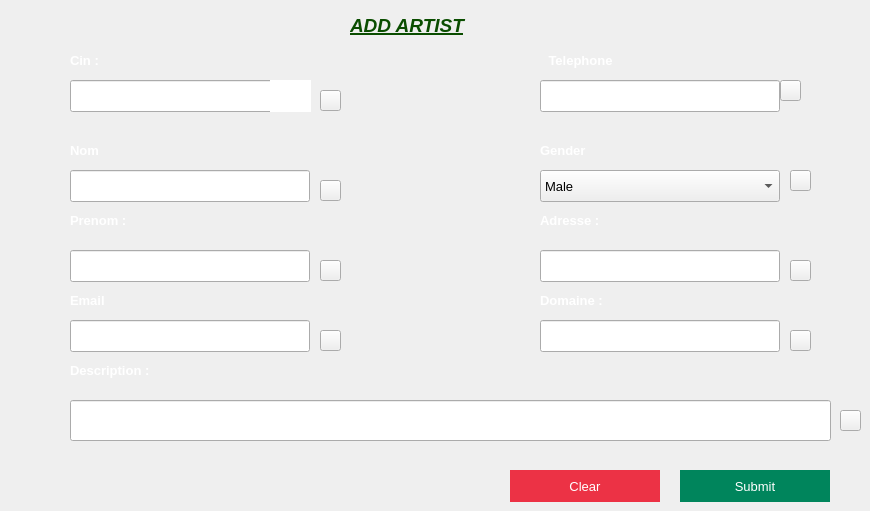
      <widget class="QWidget" name="page_8">
       <property name="styleSheet">
        <string notr="true">#page_8 {
background: rgba(0, 0, 0, 0.0);

}</string>
       </property>
       <widget class="QLabel" name="id_8">
        <property name="geometry">
         <rect>
          <x>70</x>
          <y>290</y>
          <width>141</width>
          <height>21</height>
         </rect>
        </property>
        <property name="font">
         <font>
          <pointsize>10</pointsize>
          <weight>75</weight>
          <bold>true</bold>
         </font>
        </property>
        <property name="text">
         <string>&lt;html&gt;&lt;head/&gt;&lt;body&gt;&lt;p&gt;&lt;span style=&quot; color:#ffffff;&quot;&gt;Email&lt;/span&gt;&lt;/p&gt;&lt;/body&gt;&lt;/html&gt;</string>
        </property>
       </widget>
       <widget class="QPushButton" name="pushButton_6">
        <property name="geometry">
         <rect>
          <x>510</x>
          <y>470</y>
          <width>150</width>
          <height>32</height>
         </rect>
        </property>
        <property name="font">
         <font>
          <pointsize>10</pointsize>
         </font>
        </property>
        <property name="cursor">
         <cursorShape>PointingHandCursor</cursorShape>
        </property>
        <property name="focusPolicy">
         <enum>Qt::TabFocus</enum>
        </property>
        <property name="styleSheet">
         <string notr="true">#pushButton_6
{
	background:#EC3245;
	border:none;
	color:white;
}

#pushButton_6:hover
{
	background:#2d2d2d;
	border:2px solid #EC3245;
	color:#EC3245;
}</string>
        </property>
        <property name="text">
         <string>Clear</string>
        </property>
       </widget>
       <widget class="QPushButton" name="pushButton_5">
        <property name="geometry">
         <rect>
          <x>680</x>
          <y>470</y>
          <width>150</width>
          <height>32</height>
         </rect>
        </property>
        <property name="font">
         <font>
          <pointsize>10</pointsize>
         </font>
        </property>
        <property name="cursor">
         <cursorShape>PointingHandCursor</cursorShape>
        </property>
        <property name="focusPolicy">
         <enum>Qt::TabFocus</enum>
        </property>
        <property name="styleSheet">
         <string notr="true">#pushButton_5
{
	background:#00855C;
	border:none;
	color:white;
}

#pushButton_5:hover
{
	background:#2D2D2D;
	border:2px solid #00855C;
	color:#00855C;
}</string>
        </property>
        <property name="text">
         <string>Submit</string>
        </property>
       </widget>
       <widget class="QLineEdit" name="cin">
        <property name="geometry">
         <rect>
          <x>70</x>
          <y>80</y>
          <width>240</width>
          <height>32</height>
         </rect>
        </property>
        <property name="font">
         <font>
          <family>Arial</family>
          <pointsize>10</pointsize>
         </font>
        </property>
        <property name="styleSheet">
         <string notr="true">#empName
{
	background:white;
	color:black;
	border:none;
	padding-left:6px;
}</string>
        </property>
       </widget>
       <widget class="QLabel" name="id_4">
        <property name="geometry">
         <rect>
          <x>70</x>
          <y>210</y>
          <width>141</width>
          <height>21</height>
         </rect>
        </property>
        <property name="font">
         <font>
          <pointsize>10</pointsize>
          <weight>75</weight>
          <bold>true</bold>
         </font>
        </property>
        <property name="text">
         <string>&lt;html&gt;&lt;head/&gt;&lt;body&gt;&lt;p&gt;&lt;span style=&quot; color:#ffffff;&quot;&gt;Prenom :&lt;/span&gt;&lt;/p&gt;&lt;/body&gt;&lt;/html&gt;</string>
        </property>
       </widget>
       <widget class="QLineEdit" name="mail">
        <property name="geometry">
         <rect>
          <x>70</x>
          <y>320</y>
          <width>240</width>
          <height>32</height>
         </rect>
        </property>
        <property name="font">
         <font>
          <family>Arial</family>
          <pointsize>10</pointsize>
         </font>
        </property>
        <property name="styleSheet">
         <string notr="true">#empEmail
{
	background:white;
	color:black;
	border:none;
	padding-left:6px;
}</string>
        </property>
       </widget>
       <widget class="QLabel" name="id_6">
        <property name="geometry">
         <rect>
          <x>510</x>
          <y>50</y>
          <width>141</width>
          <height>21</height>
         </rect>
        </property>
        <property name="font">
         <font>
          <pointsize>10</pointsize>
          <weight>75</weight>
          <bold>true</bold>
         </font>
        </property>
        <property name="text">
         <string>&lt;html&gt;&lt;head/&gt;&lt;body&gt;&lt;p align=&quot;center&quot;&gt;&lt;span style=&quot; color:#ffffff;&quot;&gt;Telephone&lt;/span&gt;&lt;/p&gt;&lt;/body&gt;&lt;/html&gt;</string>
        </property>
       </widget>
       <widget class="QLineEdit" name="nom_2">
        <property name="geometry">
         <rect>
          <x>70</x>
          <y>170</y>
          <width>240</width>
          <height>32</height>
         </rect>
        </property>
        <property name="font">
         <font>
          <family>Arial</family>
          <pointsize>10</pointsize>
         </font>
        </property>
        <property name="styleSheet">
         <string notr="true">#empFather
{
	background:white;
	color:black;
	border:none;
	padding-left:6px;
}</string>
        </property>
       </widget>
       <widget class="QLineEdit" name="description">
        <property name="geometry">
         <rect>
          <x>70</x>
          <y>400</y>
          <width>761</width>
          <height>41</height>
         </rect>
        </property>
        <property name="font">
         <font>
          <family>Arial</family>
          <pointsize>10</pointsize>
         </font>
        </property>
        <property name="styleSheet">
         <string notr="true">#empAddress
{
	background:white;
	color:black;
	border:none;
	padding-left:6px;
}</string>
        </property>
       </widget>
       <widget class="QLabel" name="id_7">
        <property name="geometry">
         <rect>
          <x>70</x>
          <y>360</y>
          <width>141</width>
          <height>21</height>
         </rect>
        </property>
        <property name="font">
         <font>
          <pointsize>10</pointsize>
          <weight>75</weight>
          <bold>true</bold>
         </font>
        </property>
        <property name="text">
         <string>&lt;html&gt;&lt;head/&gt;&lt;body&gt;&lt;p&gt;&lt;span style=&quot; color:#ffffff;&quot;&gt;Description :&lt;/span&gt;&lt;/p&gt;&lt;/body&gt;&lt;/html&gt;</string>
        </property>
       </widget>
       <widget class="QLabel" name="id_5">
        <property name="geometry">
         <rect>
          <x>540</x>
          <y>140</y>
          <width>141</width>
          <height>21</height>
         </rect>
        </property>
        <property name="font">
         <font>
          <pointsize>10</pointsize>
          <weight>75</weight>
          <bold>true</bold>
         </font>
        </property>
        <property name="text">
         <string>&lt;html&gt;&lt;head/&gt;&lt;body&gt;&lt;p&gt;&lt;span style=&quot; color:#ffffff;&quot;&gt;Gender&lt;/span&gt;&lt;/p&gt;&lt;/body&gt;&lt;/html&gt;</string>
        </property>
       </widget>
       <widget class="QLabel" name="id_3">
        <property name="geometry">
         <rect>
          <x>70</x>
          <y>140</y>
          <width>141</width>
          <height>21</height>
         </rect>
        </property>
        <property name="font">
         <font>
          <pointsize>10</pointsize>
          <weight>75</weight>
          <bold>true</bold>
         </font>
        </property>
        <property name="text">
         <string>&lt;html&gt;&lt;head/&gt;&lt;body&gt;&lt;p&gt;&lt;span style=&quot; color:#ffffff;&quot;&gt;Nom&lt;/span&gt;&lt;/p&gt;&lt;/body&gt;&lt;/html&gt;</string>
        </property>
       </widget>
       <widget class="QLabel" name="label_18">
        <property name="geometry">
         <rect>
          <x>350</x>
          <y>10</y>
          <width>151</width>
          <height>31</height>
         </rect>
        </property>
        <property name="font">
         <font>
          <family>Arial</family>
          <pointsize>12</pointsize>
          <weight>75</weight>
          <bold>true</bold>
         </font>
        </property>
        <property name="text">
         <string>&lt;!DOCTYPE HTML PUBLIC &quot;-//W3C//DTD HTML 4.0//EN&quot; &quot;http://www.w3.org/TR/REC-html40/strict.dtd&quot;&gt;
&lt;html&gt;&lt;head&gt;&lt;meta name=&quot;qrichtext&quot; content=&quot;1&quot; /&gt;&lt;style type=&quot;text/css&quot;&gt;
p, li { white-space: pre-wrap; }
&lt;/style&gt;&lt;/head&gt;&lt;body style=&quot; font-family:'Arial'; font-size:12pt; font-weight:600; font-style:normal;&quot;&gt;
&lt;p style=&quot; margin-top:12px; margin-bottom:12px; margin-left:0px; margin-right:0px; -qt-block-indent:0; text-indent:0px;&quot;&gt;&lt;span style=&quot; font-size:14pt; font-style:italic; text-decoration: underline; color:#0a4d00;&quot;&gt;ADD ARTIST&lt;/span&gt;&lt;/p&gt;&lt;/body&gt;&lt;/html&gt;</string>
        </property>
       </widget>
       <widget class="QLabel" name="id_2">
        <property name="geometry">
         <rect>
          <x>70</x>
          <y>50</y>
          <width>141</width>
          <height>21</height>
         </rect>
        </property>
        <property name="font">
         <font>
          <pointsize>10</pointsize>
          <weight>75</weight>
          <bold>true</bold>
         </font>
        </property>
        <property name="text">
         <string>&lt;html&gt;&lt;head/&gt;&lt;body&gt;&lt;p&gt;&lt;span style=&quot; color:#ffffff;&quot;&gt;Cin :&lt;/span&gt;&lt;/p&gt;&lt;/body&gt;&lt;/html&gt;</string>
        </property>
       </widget>
       <widget class="QComboBox" name="sexe">
        <property name="geometry">
         <rect>
          <x>540</x>
          <y>170</y>
          <width>240</width>
          <height>32</height>
         </rect>
        </property>
        <property name="font">
         <font>
          <family>Arial</family>
          <pointsize>10</pointsize>
         </font>
        </property>
        <property name="styleSheet">
         <string notr="true">#empGender
{
	background:white;
	color:black;
	border:none;
	padding-left:6px;
}</string>
        </property>
        <item>
         <property name="text">
          <string>Male</string>
         </property>
        </item>
        <item>
         <property name="text">
          <string>Female</string>
         </property>
        </item>
        <item>
         <property name="text">
          <string>Other</string>
         </property>
        </item>
       </widget>
       <widget class="QLineEdit" name="prenom">
        <property name="geometry">
         <rect>
          <x>70</x>
          <y>250</y>
          <width>240</width>
          <height>32</height>
         </rect>
        </property>
        <property name="font">
         <font>
          <family>Arial</family>
          <pointsize>10</pointsize>
         </font>
        </property>
        <property name="styleSheet">
         <string notr="true">#empFather
{
	background:white;
	color:black;
	border:none;
	padding-left:6px;
}</string>
        </property>
       </widget>
       <widget class="QLabel" name="id_9">
        <property name="geometry">
         <rect>
          <x>540</x>
          <y>210</y>
          <width>141</width>
          <height>21</height>
         </rect>
        </property>
        <property name="font">
         <font>
          <pointsize>10</pointsize>
          <weight>75</weight>
          <bold>true</bold>
         </font>
        </property>
        <property name="text">
         <string>&lt;html&gt;&lt;head/&gt;&lt;body&gt;&lt;p&gt;&lt;span style=&quot; color:#ffffff;&quot;&gt;Adresse :&lt;/span&gt;&lt;/p&gt;&lt;/body&gt;&lt;/html&gt;</string>
        </property>
       </widget>
       <widget class="QLineEdit" name="adresse">
        <property name="geometry">
         <rect>
          <x>540</x>
          <y>250</y>
          <width>240</width>
          <height>32</height>
         </rect>
        </property>
        <property name="font">
         <font>
          <family>Arial</family>
          <pointsize>10</pointsize>
         </font>
        </property>
        <property name="styleSheet">
         <string notr="true">#empFather
{
	background:white;
	color:black;
	border:none;
	padding-left:6px;
}</string>
        </property>
       </widget>
       <widget class="QLineEdit" name="domaine">
        <property name="geometry">
         <rect>
          <x>540</x>
          <y>320</y>
          <width>240</width>
          <height>32</height>
         </rect>
        </property>
        <property name="font">
         <font>
          <family>Arial</family>
          <pointsize>10</pointsize>
         </font>
        </property>
        <property name="styleSheet">
         <string notr="true">#empEmail
{
	background:white;
	color:black;
	border:none;
	padding-left:6px;
}</string>
        </property>
       </widget>
       <widget class="QLabel" name="id_10">
        <property name="geometry">
         <rect>
          <x>540</x>
          <y>290</y>
          <width>141</width>
          <height>21</height>
         </rect>
        </property>
        <property name="font">
         <font>
          <pointsize>10</pointsize>
          <weight>75</weight>
          <bold>true</bold>
         </font>
        </property>
        <property name="text">
         <string>&lt;html&gt;&lt;head/&gt;&lt;body&gt;&lt;p&gt;&lt;span style=&quot; color:#ffffff;&quot;&gt;Domaine :&lt;/span&gt;&lt;/p&gt;&lt;/body&gt;&lt;/html&gt;</string>
        </property>
       </widget>
       <widget class="QLineEdit" name="telephone">
        <property name="geometry">
         <rect>
          <x>540</x>
          <y>80</y>
          <width>240</width>
          <height>32</height>
         </rect>
        </property>
        <property name="font">
         <font>
          <family>Arial</family>
          <pointsize>10</pointsize>
         </font>
        </property>
        <property name="styleSheet">
         <string notr="true">#empName
{
	background:white;
	color:black;
	border:none;
	padding-left:6px;
}</string>
        </property>
       </widget>
       <widget class="QPushButton" name="pushButton_2">
        <property name="geometry">
         <rect>
          <x>270</x>
          <y>80</y>
          <width>41</width>
          <height>32</height>
         </rect>
        </property>
        <property name="cursor">
         <cursorShape>PointingHandCursor</cursorShape>
        </property>
        <property name="styleSheet">
         <string notr="true">#pushButton_2
{
	border:none;
	background:white;
}</string>
        </property>
        <property name="text">
         <string/>
        </property>
        <property name="icon">
         <iconset>
          <normaloff>:/Images/id_card.png</normaloff>:/Images/id_card.png</iconset>
        </property>
        <property name="iconSize">
         <size>
          <width>32</width>
          <height>32</height>
         </size>
        </property>
       </widget>
       <widget class="QPushButton" name="reconnaissance">
        <property name="geometry">
         <rect>
          <x>320</x>
          <y>180</y>
          <width>21</width>
          <height>21</height>
         </rect>
        </property>
        <property name="styleSheet">
         <string notr="true">#pushButtonArtist {
/* Rectangle 9 */

position: absolute;
width: 1200px;
height: 649px;

background: #A9E4A4;
border: none;

/* Events */

position: absolute;
width: 63px;
height: 32px;

font-family: 'Athiti';
font-style: normal;
font-weight: 700;
font-size: 20px;
line-height: 32px;
/* identical to box height */
text-align: center;

color: #2A501F;
border-radius:15px;
border-bottom:3px solid #669B37;
}

#pushButtonArtist:hover{
position: absolute;
width: 185px;
height: 56px;

background: #8BD086;
box-shadow: 0px 4px 4px rgba(0, 0, 0, 0.25);
}</string>
        </property>
        <property name="text">
         <string/>
        </property>
        <property name="icon">
         <iconset resource="resources.qrc">
          <normaloff>:/images/images/artist.png</normaloff>:/images/images/artist.png</iconset>
        </property>
        <property name="iconSize">
         <size>
          <width>39</width>
          <height>39</height>
         </size>
        </property>
       </widget>
       <widget class="QPushButton" name="reconnaissance_2">
        <property name="geometry">
         <rect>
          <x>790</x>
          <y>260</y>
          <width>21</width>
          <height>21</height>
         </rect>
        </property>
        <property name="styleSheet">
         <string notr="true">#pushButtonArtist {
/* Rectangle 9 */

position: absolute;
width: 1200px;
height: 649px;

background: #A9E4A4;
border: none;

/* Events */

position: absolute;
width: 63px;
height: 32px;

font-family: 'Athiti';
font-style: normal;
font-weight: 700;
font-size: 20px;
line-height: 32px;
/* identical to box height */
text-align: center;

color: #2A501F;
border-radius:15px;
border-bottom:3px solid #669B37;
}

#pushButtonArtist:hover{
position: absolute;
width: 185px;
height: 56px;

background: #8BD086;
box-shadow: 0px 4px 4px rgba(0, 0, 0, 0.25);
}</string>
        </property>
        <property name="text">
         <string/>
        </property>
        <property name="icon">
         <iconset resource="resources.qrc">
          <normaloff>:/images/images/artist.png</normaloff>:/images/images/artist.png</iconset>
        </property>
        <property name="iconSize">
         <size>
          <width>39</width>
          <height>39</height>
         </size>
        </property>
       </widget>
       <widget class="QPushButton" name="reconnaissance_3">
        <property name="geometry">
         <rect>
          <x>790</x>
          <y>170</y>
          <width>21</width>
          <height>21</height>
         </rect>
        </property>
        <property name="styleSheet">
         <string notr="true">#pushButtonArtist {
/* Rectangle 9 */

position: absolute;
width: 1200px;
height: 649px;

background: #A9E4A4;
border: none;

/* Events */

position: absolute;
width: 63px;
height: 32px;

font-family: 'Athiti';
font-style: normal;
font-weight: 700;
font-size: 20px;
line-height: 32px;
/* identical to box height */
text-align: center;

color: #2A501F;
border-radius:15px;
border-bottom:3px solid #669B37;
}

#pushButtonArtist:hover{
position: absolute;
width: 185px;
height: 56px;

background: #8BD086;
box-shadow: 0px 4px 4px rgba(0, 0, 0, 0.25);
}</string>
        </property>
        <property name="text">
         <string/>
        </property>
        <property name="icon">
         <iconset resource="resources.qrc">
          <normaloff>:/images/images/artist.png</normaloff>:/images/images/artist.png</iconset>
        </property>
        <property name="iconSize">
         <size>
          <width>39</width>
          <height>39</height>
         </size>
        </property>
       </widget>
       <widget class="QPushButton" name="reconnaissance_4">
        <property name="geometry">
         <rect>
          <x>780</x>
          <y>80</y>
          <width>21</width>
          <height>21</height>
         </rect>
        </property>
        <property name="styleSheet">
         <string notr="true">#pushButtonArtist {
/* Rectangle 9 */

position: absolute;
width: 1200px;
height: 649px;

background: #A9E4A4;
border: none;

/* Events */

position: absolute;
width: 63px;
height: 32px;

font-family: 'Athiti';
font-style: normal;
font-weight: 700;
font-size: 20px;
line-height: 32px;
/* identical to box height */
text-align: center;

color: #2A501F;
border-radius:15px;
border-bottom:3px solid #669B37;
}

#pushButtonArtist:hover{
position: absolute;
width: 185px;
height: 56px;

background: #8BD086;
box-shadow: 0px 4px 4px rgba(0, 0, 0, 0.25);
}</string>
        </property>
        <property name="text">
         <string/>
        </property>
        <property name="icon">
         <iconset resource="resources.qrc">
          <normaloff>:/images/images/artist.png</normaloff>:/images/images/artist.png</iconset>
        </property>
        <property name="iconSize">
         <size>
          <width>39</width>
          <height>39</height>
         </size>
        </property>
       </widget>
       <widget class="QPushButton" name="reconnaissance_5">
        <property name="geometry">
         <rect>
          <x>320</x>
          <y>330</y>
          <width>21</width>
          <height>21</height>
         </rect>
        </property>
        <property name="styleSheet">
         <string notr="true">#pushButtonArtist {
/* Rectangle 9 */

position: absolute;
width: 1200px;
height: 649px;

background: #A9E4A4;
border: none;

/* Events */

position: absolute;
width: 63px;
height: 32px;

font-family: 'Athiti';
font-style: normal;
font-weight: 700;
font-size: 20px;
line-height: 32px;
/* identical to box height */
text-align: center;

color: #2A501F;
border-radius:15px;
border-bottom:3px solid #669B37;
}

#pushButtonArtist:hover{
position: absolute;
width: 185px;
height: 56px;

background: #8BD086;
box-shadow: 0px 4px 4px rgba(0, 0, 0, 0.25);
}</string>
        </property>
        <property name="text">
         <string/>
        </property>
        <property name="icon">
         <iconset resource="resources.qrc">
          <normaloff>:/images/images/artist.png</normaloff>:/images/images/artist.png</iconset>
        </property>
        <property name="iconSize">
         <size>
          <width>39</width>
          <height>39</height>
         </size>
        </property>
       </widget>
       <widget class="QPushButton" name="reconnaissance_6">
        <property name="geometry">
         <rect>
          <x>320</x>
          <y>260</y>
          <width>21</width>
          <height>21</height>
         </rect>
        </property>
        <property name="styleSheet">
         <string notr="true">#pushButtonArtist {
/* Rectangle 9 */

position: absolute;
width: 1200px;
height: 649px;

background: #A9E4A4;
border: none;

/* Events */

position: absolute;
width: 63px;
height: 32px;

font-family: 'Athiti';
font-style: normal;
font-weight: 700;
font-size: 20px;
line-height: 32px;
/* identical to box height */
text-align: center;

color: #2A501F;
border-radius:15px;
border-bottom:3px solid #669B37;
}

#pushButtonArtist:hover{
position: absolute;
width: 185px;
height: 56px;

background: #8BD086;
box-shadow: 0px 4px 4px rgba(0, 0, 0, 0.25);
}</string>
        </property>
        <property name="text">
         <string/>
        </property>
        <property name="icon">
         <iconset resource="resources.qrc">
          <normaloff>:/images/images/artist.png</normaloff>:/images/images/artist.png</iconset>
        </property>
        <property name="iconSize">
         <size>
          <width>39</width>
          <height>39</height>
         </size>
        </property>
       </widget>
       <widget class="QPushButton" name="reconnaissance_7">
        <property name="geometry">
         <rect>
          <x>320</x>
          <y>90</y>
          <width>21</width>
          <height>21</height>
         </rect>
        </property>
        <property name="styleSheet">
         <string notr="true">#pushButtonArtist {
/* Rectangle 9 */

position: absolute;
width: 1200px;
height: 649px;

background: #A9E4A4;
border: none;

/* Events */

position: absolute;
width: 63px;
height: 32px;

font-family: 'Athiti';
font-style: normal;
font-weight: 700;
font-size: 20px;
line-height: 32px;
/* identical to box height */
text-align: center;

color: #2A501F;
border-radius:15px;
border-bottom:3px solid #669B37;
}

#pushButtonArtist:hover{
position: absolute;
width: 185px;
height: 56px;

background: #8BD086;
box-shadow: 0px 4px 4px rgba(0, 0, 0, 0.25);
}</string>
        </property>
        <property name="text">
         <string/>
        </property>
        <property name="icon">
         <iconset resource="resources.qrc">
          <normaloff>:/images/images/artist.png</normaloff>:/images/images/artist.png</iconset>
        </property>
        <property name="iconSize">
         <size>
          <width>39</width>
          <height>39</height>
         </size>
        </property>
       </widget>
       <widget class="QPushButton" name="reconnaissance_8">
        <property name="geometry">
         <rect>
          <x>790</x>
          <y>330</y>
          <width>21</width>
          <height>21</height>
         </rect>
        </property>
        <property name="styleSheet">
         <string notr="true">#pushButtonArtist {
/* Rectangle 9 */

position: absolute;
width: 1200px;
height: 649px;

background: #A9E4A4;
border: none;

/* Events */

position: absolute;
width: 63px;
height: 32px;

font-family: 'Athiti';
font-style: normal;
font-weight: 700;
font-size: 20px;
line-height: 32px;
/* identical to box height */
text-align: center;

color: #2A501F;
border-radius:15px;
border-bottom:3px solid #669B37;
}

#pushButtonArtist:hover{
position: absolute;
width: 185px;
height: 56px;

background: #8BD086;
box-shadow: 0px 4px 4px rgba(0, 0, 0, 0.25);
}</string>
        </property>
        <property name="text">
         <string/>
        </property>
        <property name="icon">
         <iconset resource="resources.qrc">
          <normaloff>:/images/images/artist.png</normaloff>:/images/images/artist.png</iconset>
        </property>
        <property name="iconSize">
         <size>
          <width>39</width>
          <height>39</height>
         </size>
        </property>
       </widget>
       <widget class="QPushButton" name="reconnaissance_9">
        <property name="geometry">
         <rect>
          <x>840</x>
          <y>410</y>
          <width>21</width>
          <height>21</height>
         </rect>
        </property>
        <property name="styleSheet">
         <string notr="true">#pushButtonArtist {
/* Rectangle 9 */

position: absolute;
width: 1200px;
height: 649px;

background: #A9E4A4;
border: none;

/* Events */

position: absolute;
width: 63px;
height: 32px;

font-family: 'Athiti';
font-style: normal;
font-weight: 700;
font-size: 20px;
line-height: 32px;
/* identical to box height */
text-align: center;

color: #2A501F;
border-radius:15px;
border-bottom:3px solid #669B37;
}

#pushButtonArtist:hover{
position: absolute;
width: 185px;
height: 56px;

background: #8BD086;
box-shadow: 0px 4px 4px rgba(0, 0, 0, 0.25);
}</string>
        </property>
        <property name="text">
         <string/>
        </property>
        <property name="icon">
         <iconset resource="resources.qrc">
          <normaloff>:/images/images/artist.png</normaloff>:/images/images/artist.png</iconset>
        </property>
        <property name="iconSize">
         <size>
          <width>39</width>
          <height>39</height>
         </size>
        </property>
       </widget>
       <zorder>cin</zorder>
       <zorder>id_8</zorder>
       <zorder>pushButton_6</zorder>
       <zorder>pushButton_5</zorder>
       <zorder>id_4</zorder>
       <zorder>mail</zorder>
       <zorder>id_6</zorder>
       <zorder>nom_2</zorder>
       <zorder>description</zorder>
       <zorder>id_7</zorder>
       <zorder>id_5</zorder>
       <zorder>id_3</zorder>
       <zorder>label_18</zorder>
       <zorder>id_2</zorder>
       <zorder>sexe</zorder>
       <zorder>prenom</zorder>
       <zorder>id_9</zorder>
       <zorder>adresse</zorder>
       <zorder>domaine</zorder>
       <zorder>id_10</zorder>
       <zorder>telephone</zorder>
       <zorder>pushButton_2</zorder>
       <zorder>reconnaissance</zorder>
       <zorder>reconnaissance_2</zorder>
       <zorder>reconnaissance_3</zorder>
       <zorder>reconnaissance_4</zorder>
       <zorder>reconnaissance_5</zorder>
       <zorder>reconnaissance_6</zorder>
       <zorder>reconnaissance_7</zorder>
       <zorder>reconnaissance_8</zorder>
       <zorder>reconnaissance_9</zorder>
      </widget>
